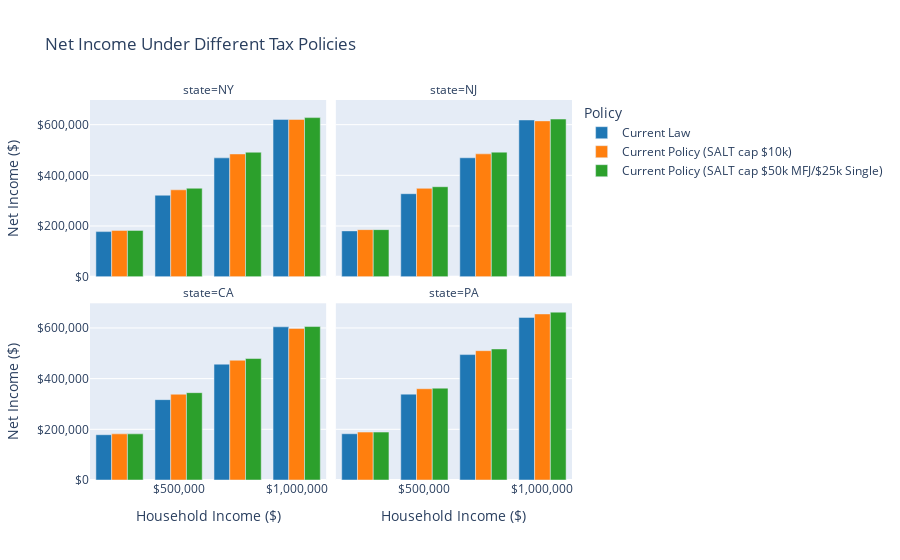

The cell this chart's notebook holds for it:
### Markdown cell above
## Figure 1: Net Income Under Different Tax Policies

### Code cell
# Create a figure comparing net income across policies
fig1 = px.bar(
    results_df,
    x="income",
    y=["current_law_net_income", "current_policy_net_income", "current_policy_50k_net_income"],
    barmode="group",
    facet_col="state",
    facet_col_wrap=2,
    labels={
        "income": "Household Income ($)",
        "value": "Net Income ($)",
        "variable": "Policy"
    },
    title="Net Income Under Different Tax Policies",
    color_discrete_map={
        "current_law_net_income": "#1f77b4",
        "current_policy_net_income": "#ff7f0e",
        "current_policy_50k_net_income": "#2ca02c"
    }
)

# Improve legend labels
newnames = {
    'current_law_net_income': 'Current Law', 
    'current_policy_net_income': 'Current Policy (SALT cap $10k)', 
    'current_policy_50k_net_income': 'Current Policy (SALT cap $50k MFJ/$25k Single)'
}
fig1.for_each_trace(lambda t: t.update(name=newnames[t.name]))

# Format axes as currency
fig1.update_xaxes(tickprefix="$", tickformat=",.0f")
fig1.update_yaxes(tickprefix="$", tickformat=",.0f")

fig1.show()

### Figure 1 — Plotly figure (JSON) as saved in the notebook; plotly's stock layout.template omitted (floating-point values rounded to 4 significant figures)
{"data": [{"alignmentgroup": "True", "hovertemplate": "Policy=current_law_net_income<br>state=NY<br>Household Income ($)=%{x}<br>Net Income ($)=%{y}<extra></extra>", "legendgroup": "current_law_net_income", "marker": {"color": "#1f77b4", "pattern": {"shape": ""}}, "name": "Current Law", "offsetgroup": "current_law_net_income", "orientation": "v", "showlegend": true, "textposition": "auto", "type": "bar", "x": [250000, 500000, 750000, 1000000], "xaxis": "x3", "y": [177900.0, 321500.0, 468900.0, 620800.0], "yaxis": "y3"}, {"alignmentgroup": "True", "hovertemplate": "Policy=current_law_net_income<br>state=NJ<br>Household Income ($)=%{x}<br>Net Income ($)=%{y}<extra></extra>", "legendgroup": "current_law_net_income", "marker": {"color": "#1f77b4", "pattern": {"shape": ""}}, "name": "Current Law", "offsetgroup": "current_law_net_income", "orientation": "v", "showlegend": false, "textposition": "auto", "type": "bar", "x": [250000, 500000, 750000, 1000000], "xaxis": "x4", "y": [180800.0, 327500.0, 469300.0, 618600.0], "yaxis": "y4"}, {"alignmentgroup": "True", "hovertemplate": "Policy=current_law_net_income<br>state=CA<br>Household Income ($)=%{x}<br>Net Income ($)=%{y}<extra></extra>", "legendgroup": "current_law_net_income", "marker": {"color": "#1f77b4", "pattern": {"shape": ""}}, "name": "Current Law", "offsetgroup": "current_law_net_income", "orientation": "v", "showlegend": false, "textposition": "auto", "type": "bar", "x": [250000, 500000, 750000, 1000000], "xaxis": "x", "y": [178600.0, 317100.0, 457100.0, 604400.0], "yaxis": "y"}, {"alignmentgroup": "True", "hovertemplate": "Policy=current_law_net_income<br>state=PA<br>Household Income ($)=%{x}<br>Net Income ($)=%{y}<extra></extra>", "legendgroup": "current_law_net_income", "marker": {"color": "#1f77b4", "pattern": {"shape": ""}}, "name": "Current Law", "offsetgroup": "current_law_net_income", "orientation": "v", "showlegend": false, "textposition": "auto", "type": "bar", "x": [250000, 500000, 750000, 1000000], "xaxis": "x2", "y": [182460, 338786, 494848, 641600.0], "yaxis": "y2"}, {"alignmentgroup": "True", "hovertemplate": "Policy=current_policy_net_income<br>state=NY<br>Household Income ($)=%{x}<br>Net Income ($)=%{y}<extra></extra>", "legendgroup": "current_policy_net_income", "marker": {"color": "#ff7f0e", "pattern": {"shape": ""}}, "name": "Current Policy (SALT cap $10k)", "offsetgroup": "current_policy_net_income", "orientation": "v", "showlegend": true, "textposition": "auto", "type": "bar", "x": [250000, 500000, 750000, 1000000], "xaxis": "x3", "y": [182700.0, 342800.0, 484400.0, 620600.0], "yaxis": "y3"}, {"alignmentgroup": "True", "hovertemplate": "Policy=current_policy_net_income<br>state=NJ<br>Household Income ($)=%{x}<br>Net Income ($)=%{y}<extra></extra>", "legendgroup": "current_policy_net_income", "marker": {"color": "#ff7f0e", "pattern": {"shape": ""}}, "name": "Current Policy (SALT cap $10k)", "offsetgroup": "current_policy_net_income", "orientation": "v", "showlegend": false, "textposition": "auto", "type": "bar", "x": [250000, 500000, 750000, 1000000], "xaxis": "x4", "y": [185700.0, 348800.0, 484700.0, 614900.0], "yaxis": "y4"}, {"alignmentgroup": "True", "hovertemplate": "Policy=current_policy_net_income<br>state=CA<br>Household Income ($)=%{x}<br>Net Income ($)=%{y}<extra></extra>", "legendgroup": "current_policy_net_income", "marker": {"color": "#ff7f0e", "pattern": {"shape": ""}}, "name": "Current Policy (SALT cap $10k)", "offsetgroup": "current_policy_net_income", "orientation": "v", "showlegend": false, "textposition": "auto", "type": "bar", "x": [250000, 500000, 750000, 1000000], "xaxis": "x", "y": [182000.0, 338400.0, 472500.0, 598300.0], "yaxis": "y"}, {"alignmentgroup": "True", "hovertemplate": "Policy=current_policy_net_income<br>state=PA<br>Household Income ($)=%{x}<br>Net Income ($)=%{y}<extra></extra>", "legendgroup": "current_policy_net_income", "marker": {"color": "#ff7f0e", "pattern": {"shape": ""}}, "name": "Current Policy (SALT cap $10k)", "offsetgroup": "current_policy_net_income", "orientation": "v", "showlegend": false, "textposition": "auto", "type": "bar", "x": [250000, 500000, 750000, 1000000], "xaxis": "x2", "y": [189057, 360093, 510303, 655200.0], "yaxis": "y2"}, {"alignmentgroup": "True", "hovertemplate": "Policy=current_policy_50k_net_income<br>state=NY<br>Household Income ($)=%{x}<br>Net Income ($)=%{y}<extra></extra>", "legendgroup": "current_policy_50k_net_income", "marker": {"color": "#2ca02c", "pattern": {"shape": ""}}, "name": "Current Policy (SALT cap $50k MFJ/$25k Single)", "offsetgroup": "current_policy_50k_net_income", "orientation": "v", "showlegend": true, "textposition": "auto", "type": "bar", "x": [250000, 500000, 750000, 1000000], "xaxis": "x3", "y": [182700.0, 349000.0, 491200.0, 627800.0], "yaxis": "y3"}, {"alignmentgroup": "True", "hovertemplate": "Policy=current_policy_50k_net_income<br>state=NJ<br>Household Income ($)=%{x}<br>Net Income ($)=%{y}<extra></extra>", "legendgroup": "current_policy_50k_net_income", "marker": {"color": "#2ca02c", "pattern": {"shape": ""}}, "name": "Current Policy (SALT cap $50k MFJ/$25k Single)", "offsetgroup": "current_policy_50k_net_income", "orientation": "v", "showlegend": false, "textposition": "auto", "type": "bar", "x": [250000, 500000, 750000, 1000000], "xaxis": "x4", "y": [185700.0, 355000.0, 491500.0, 622100.0], "yaxis": "y4"}, {"alignmentgroup": "True", "hovertemplate": "Policy=current_policy_50k_net_income<br>state=CA<br>Household Income ($)=%{x}<br>Net Income ($)=%{y}<extra></extra>", "legendgroup": "current_policy_50k_net_income", "marker": {"color": "#2ca02c", "pattern": {"shape": ""}}, "name": "Current Policy (SALT cap $50k MFJ/$25k Single)", "offsetgroup": "current_policy_50k_net_income", "orientation": "v", "showlegend": false, "textposition": "auto", "type": "bar", "x": [250000, 500000, 750000, 1000000], "xaxis": "x", "y": [182000.0, 344600.0, 479300.0, 605500.0], "yaxis": "y"}, {"alignmentgroup": "True", "hovertemplate": "Policy=current_policy_50k_net_income<br>state=PA<br>Household Income ($)=%{x}<br>Net Income ($)=%{y}<extra></extra>", "legendgroup": "current_policy_50k_net_income", "marker": {"color": "#2ca02c", "pattern": {"shape": ""}}, "name": "Current Policy (SALT cap $50k MFJ/$25k Single)", "offsetgroup": "current_policy_50k_net_income", "orientation": "v", "showlegend": false, "textposition": "auto", "type": "bar", "x": [250000, 500000, 750000, 1000000], "xaxis": "x2", "y": [189057, 362413, 517093, 662400.0], "yaxis": "y2"}], "layout": {"annotations": [{"font": {}, "showarrow": false, "text": "state=CA", "x": 0.245, "xanchor": "center", "xref": "paper", "y": 0.465, "yanchor": "bottom", "yref": "paper"}, {"font": {}, "showarrow": false, "text": "state=PA", "x": 0.755, "xanchor": "center", "xref": "paper", "y": 0.465, "yanchor": "bottom", "yref": "paper"}, {"font": {}, "showarrow": false, "text": "state=NY", "x": 0.245, "xanchor": "center", "xref": "paper", "y": 1.0, "yanchor": "bottom", "yref": "paper"}, {"font": {}, "showarrow": false, "text": "state=NJ", "x": 0.755, "xanchor": "center", "xref": "paper", "y": 1.0, "yanchor": "bottom", "yref": "paper"}], "barmode": "group", "legend": {"title": {"text": "Policy"}, "tracegroupgap": 0}, "title": {"text": "Net Income Under Different Tax Policies"}, "xaxis": {"anchor": "y", "domain": [0, 0.49], "tickformat": ",.0f", "tickprefix": "$", "title": {"text": "Household Income ($)"}}, "xaxis2": {"anchor": "y2", "domain": [0.51, 1], "matches": "x", "tickformat": ",.0f", "tickprefix": "$", "title": {"text": "Household Income ($)"}}, "xaxis3": {"anchor": "y3", "domain": [0, 0.49], "matches": "x", "showticklabels": false, "tickformat": ",.0f", "tickprefix": "$"}, "xaxis4": {"anchor": "y4", "domain": [0.51, 1], "matches": "x", "showticklabels": false, "tickformat": ",.0f", "tickprefix": "$"}, "yaxis": {"anchor": "x", "domain": [0, 0.465], "tickformat": ",.0f", "tickprefix": "$", "title": {"text": "Net Income ($)"}}, "yaxis2": {"anchor": "x2", "domain": [0, 0.465], "matches": "y", "showticklabels": false, "tickformat": ",.0f", "tickprefix": "$"}, "yaxis3": {"anchor": "x3", "domain": [0.535, 1.0], "matches": "y", "tickformat": ",.0f", "tickprefix": "$", "title": {"text": "Net Income ($)"}}, "yaxis4": {"anchor": "x4", "domain": [0.535, 1.0], "matches": "y", "showticklabels": false, "tickformat": ",.0f", "tickprefix": "$"}}}
